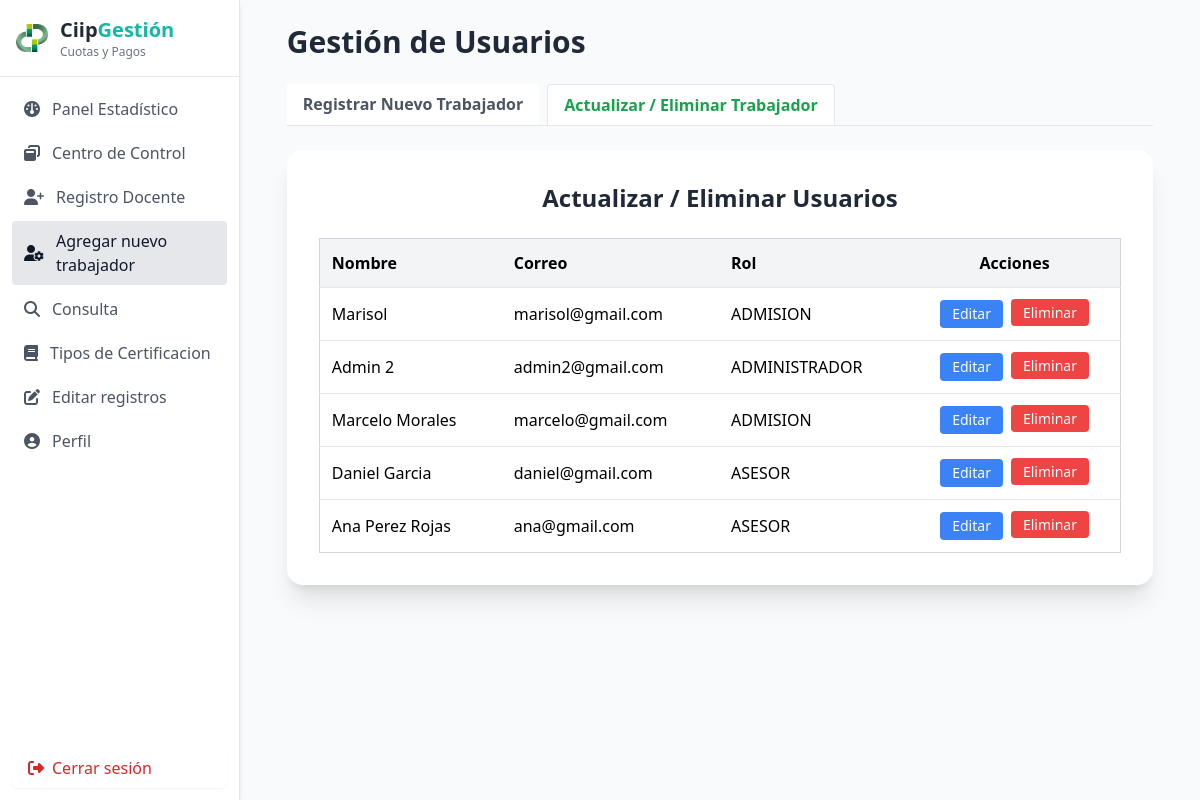
/public/registrar_usuario.php?tab=gestionar (signed in), run on the app's committed database.
### tables this page shows
CREATE TABLE `usuarios` (
  `id` int(11) NOT NULL,
  `fullname` varchar(100) NOT NULL,
  `email` varchar(100) NOT NULL,
  `profile_image` varchar(255) DEFAULT NULL,
  `password` varchar(255) NOT NULL,
  `role` enum('ADMINISTRADOR','ADMISION','ASESOR') DEFAULT NULL,
  `deleted_at` datetime DEFAULT NULL
);

### config/config.php (called while the page is built)
<?php
return [
    'db' => [
        'host' => '127.0.0.1',
        'name' => '2_colegio_db',
        'user' => 'root',
        'pass' => '',
        'charset' => 'utf8mb4'
    ],
    'uploads_dir' => __DIR__ . '/../uploads',
    'base_url' => 'http://localhost/Sistema-Ciip/public'
];

### public/gestionar_usuarios.php (the view, shortened to what this page needs)
<?php
require __DIR__ . '/../config/db.php';
$currentUserId = $_SESSION['user_id'] ?? null;
$stmt = $pdo->prepare("
    SELECT id, fullname, email, role
    FROM usuarios
    WHERE deleted_at IS NULL
      AND id != :current_id      -- <== no traer al usuario logueado
    ORDER BY id DESC
");
$stmt->execute(['current_id' => $currentUserId]);
$usuarios = $stmt->fetchAll(PDO::FETCH_ASSOC);
?>
<div class="bg-white p-8 rounded-2xl shadow-xl">
  <h2 class="text-2xl font-bold mb-6 text-gray-800 text-center">Actualizar / Eliminar Usuarios</h2>
  <table class="w-full border border-gray-300 rounded-lg">
    <thead>
      <tr class="bg-gray-100 text-left">
        <th class="p-3">Nombre</th>
        <th class="p-3">Correo</th>
        <th class="p-3">Rol</th>
        <th class="p-3 text-center">Acciones</th>
      </tr>
    </thead>
    <tbody>
      <?php foreach ($usuarios as $u): ?>
        <tr class="border-t hover:bg-gray-50">
          <td class="p-3"><?= htmlspecialchars($u['fullname']) ?></td>
          <td class="p-3"><?= htmlspecialchars($u['email']) ?></td>
          <td class="p-3"><?= htmlspecialchars($u['role']) ?></td>
          <td class="p-3 text-center flex justify-center gap-2">
            <a href="../public/editar_usuario.php?id=<?= $u['id'] ?>"
               class="bg-blue-500 text-white px-3 py-1 rounded hover:bg-blue-600 text-sm">
               Editar
            </a>
            <form action="../public/eliminar_usuario.php" method="POST"
                  onsubmit="return confirm('¿Seguro que deseas eliminar este usuario?');">
              <a href="../public/eliminar_usuario.php?id=<?= $u['id'] ?>"
                class="bg-red-500 text-white px-3 py-1 rounded hover:bg-red-600 text-sm">
                Eliminar
              </a>
            </form>
          </td>
        </tr>
      <?php endforeach; ?>
    </tbody>
  </table>
</div>

### public/registrar_usuario.php (shortened to what this page needs)
<?php
require __DIR__ . '/../config/db.php';
$active = 'registrar_usuario';
?>
  <h2 class="text-3xl font-bold text-gray-800 mb-6">Gestión de Usuarios</h2>
  <ul class="flex border-b mb-6" id="tabs">
    <li class="-mb-px mr-2">
      <button
        class="tab-btn bg-white inline-block py-2 px-4 font-semibold border-l border-t border-r rounded-t text-green-600"
        data-tab="registrar">
        Registrar Nuevo Trabajador
      </button>
    </li>
    <li class="mr-2">
      <button
        class="tab-btn bg-white inline-block py-2 px-4 text-gray-600 hover:text-green-600 font-semibold"
        data-tab="gestionar">
        Actualizar / Eliminar Trabajador
      </button>
    </li>
  </ul>
  <div id="tab-gestionar" class="tab-content hidden">
    <?php include __DIR__ . '/gestionar_usuarios.php'; ?>
  </div>
<?php
$content = ob_get_clean();
require __DIR__ . '/layout.php';
?>

### public/layout.php (shortened to what this page needs)
<?php
$config = require __DIR__ . '/../config/config.php';
$base   = rtrim($config['base_url'], '/');
$ROLE = strtoupper($_SESSION['role'] ?? '');
?>
<!doctype html>
<html lang="es">
<head>
  <script src="https://cdn.tailwindcss.com"></script>
  <link rel="stylesheet" href="https://cdnjs.cloudflare.com/ajax/libs/font-awesome/6.4.0/css/all.min.css">
</head>
<body class="bg-gray-50">
  <div class="flex min-h-screen">
    <aside class="sidebar bg-white border-r shadow-md flex flex-col">
      <div class="p-4 border-b flex items-center space-x-3">
<img src="../img/isotipo1.png" class="w-8 h-8 object-contain" alt="Logo">
  <div>
    <h1 class="text-xl font-bold text-gray-800">
      Ciip<span class="text-teal-500">Gestión</span>
    </h1>
    <p class="text-xs text-gray-500">Cuotas y Pagos</p>
  </div>
</div>
      <nav class="p-3 space-y-1 flex-1 overflow-y-auto">
        <?php if (in_array($ROLE, ['ADMISION','ADMINISTRADOR'], true)): ?>
        <a href="<?= $base ?>/home.php"
           class="flex items-center gap-3 px-3 py-2 rounded <?= $active==='home'?'bg-gray-200 text-gray-900':'text-gray-600 hover:bg-gray-100' ?>">
          <i class="fas fa-gauge"></i> <span>Panel Estadístico</span>
        </a>
        <?php endif; ?>
        <a href="<?= $base ?>/ventana.php"
           class="flex items-center gap-3 px-3 py-2 rounded <?= $active==='ventana'?'bg-gray-200 text-gray-900':'text-gray-600 hover:bg-gray-100' ?>">
          <i class="fas fa-window-restore"></i> <span>Centro de Control</span>
        </a>
        <?php if (in_array($ROLE, ['ASESOR','ADMINISTRADOR'], true)): ?>
          <a href="<?= $base ?>/registro.php"
            class="flex items-center gap-3 px-3 py-2 rounded <?= $active==='registro'?'bg-gray-200 text-gray-900':'text-gray-600 hover:bg-gray-100' ?>">
            <i class="fas fa-user-plus"></i> <span>Registro Docente</span>
          </a>
        <?php endif; ?>
        <?php if ($ROLE === 'ADMINISTRADOR'): ?>
          <a href="<?= $base ?>/registrar_usuario.php"
            class="flex items-center gap-3 px-3 py-2 rounded <?= $active==='registrar_usuario'?'bg-gray-200 text-gray-900':'text-gray-600 hover:bg-gray-100' ?>">
            <i class="fas fa-user-cog"></i><span>Agregar nuevo trabajador</span>
          </a>
        <?php endif; ?>
        <?php if (in_array($ROLE, ['ADMISION','ADMINISTRADOR'], true)): ?>
          <a href="<?= $base ?>/consulta.php"
            class="flex items-center gap-3 px-3 py-2 rounded <?= $active==='consulta'?'bg-gray-200 text-gray-900':'text-gray-600 hover:bg-gray-100' ?>">
            <i class="fas fa-search"></i> <span>Consulta</span>
          </a>
        <?php endif; ?>
        <?php if ($ROLE === 'ADMINISTRADOR'): ?>
          <a href="<?= $base ?>/tipo_certificacion_programas.php"
            class="flex items-center gap-3 px-3 py-2 rounded <?= $active==='cursos'?'bg-gray-200 text-gray-900':'text-gray-600 hover:bg-gray-100' ?>">
            <i class="fas fa-book"></i> <span>Tipos de Certificacion</span>
          </a>
        <?php endif; ?>
        <?php if ($ROLE === 'ADMINISTRADOR'): ?>
          <a href="<?= $base ?>/editar_registros.php"
            class="flex items-center gap-3 px-3 py-2 rounded <?= $active==='editar_registros'?'bg-gray-200 text-gray-900':'text-gray-600 hover:bg-gray-100' ?>">
            <i class="fas fa-pen-to-square"></i> <span>Editar registros</span>
          </a>
        <?php endif; ?>
        <a href="<?= $base ?>/perfil.php"
           class="flex items-center gap-3 px-3 py-2 rounded <?= $active==='perfil'?'bg-gray-200 text-gray-900':'text-gray-600 hover:bg-gray-100' ?>">
          <i class="fas fa-user-circle"></i> <span>Perfil</span>
        </a>
      </nav>
      <div class="p-3 mt-auto">
        <a href="<?= $base ?>/logout.php"
          class="inline-flex items-center gap-2 px-4 py-2 rounded-md text-red-600 hover:bg-red-100 transition-all cursor-pointer shadow-sm w-full justify-start">
          <i class="fas fa-right-from-bracket"></i>
          <span>Cerrar sesión</span>
        </a>
      </div>
    </aside>
    <main class="main-shift flex-1 bg-gray-50 min-h-screen overflow-x-hidden overflow-y-auto p-6">
      <div class="w-[95%] max-w-[1600px] mx-auto">
        <?= $content ?? '' ?>
      </div>
    </main>
  </div>
</body>
</html>

### public/layout.php (style rules this page uses)
.sidebar { width:240px }
@media (min-width:768px) { .sidebar { position: fixed; top: 0; left: 0; height: 100vh; transform: none !important; background: #ffffff; } }
@media (min-width:768px) { .main-shift { margin-left: 240px; } }

### data on the page
usuarios: fullname "Marisol", email "marisol@gmail.com", role "ADMISION"
usuarios: fullname "Admin 2", email "admin2@gmail.com", role "ADMINISTRADOR"
usuarios: fullname "Marcelo Morales", email "marcelo@gmail.com", role "ADMISION"
usuarios: fullname "Daniel Garcia", email "daniel@gmail.com", role "ASESOR"
usuarios: fullname "Ana Perez Rojas", email "ana@gmail.com", role "ASESOR"
